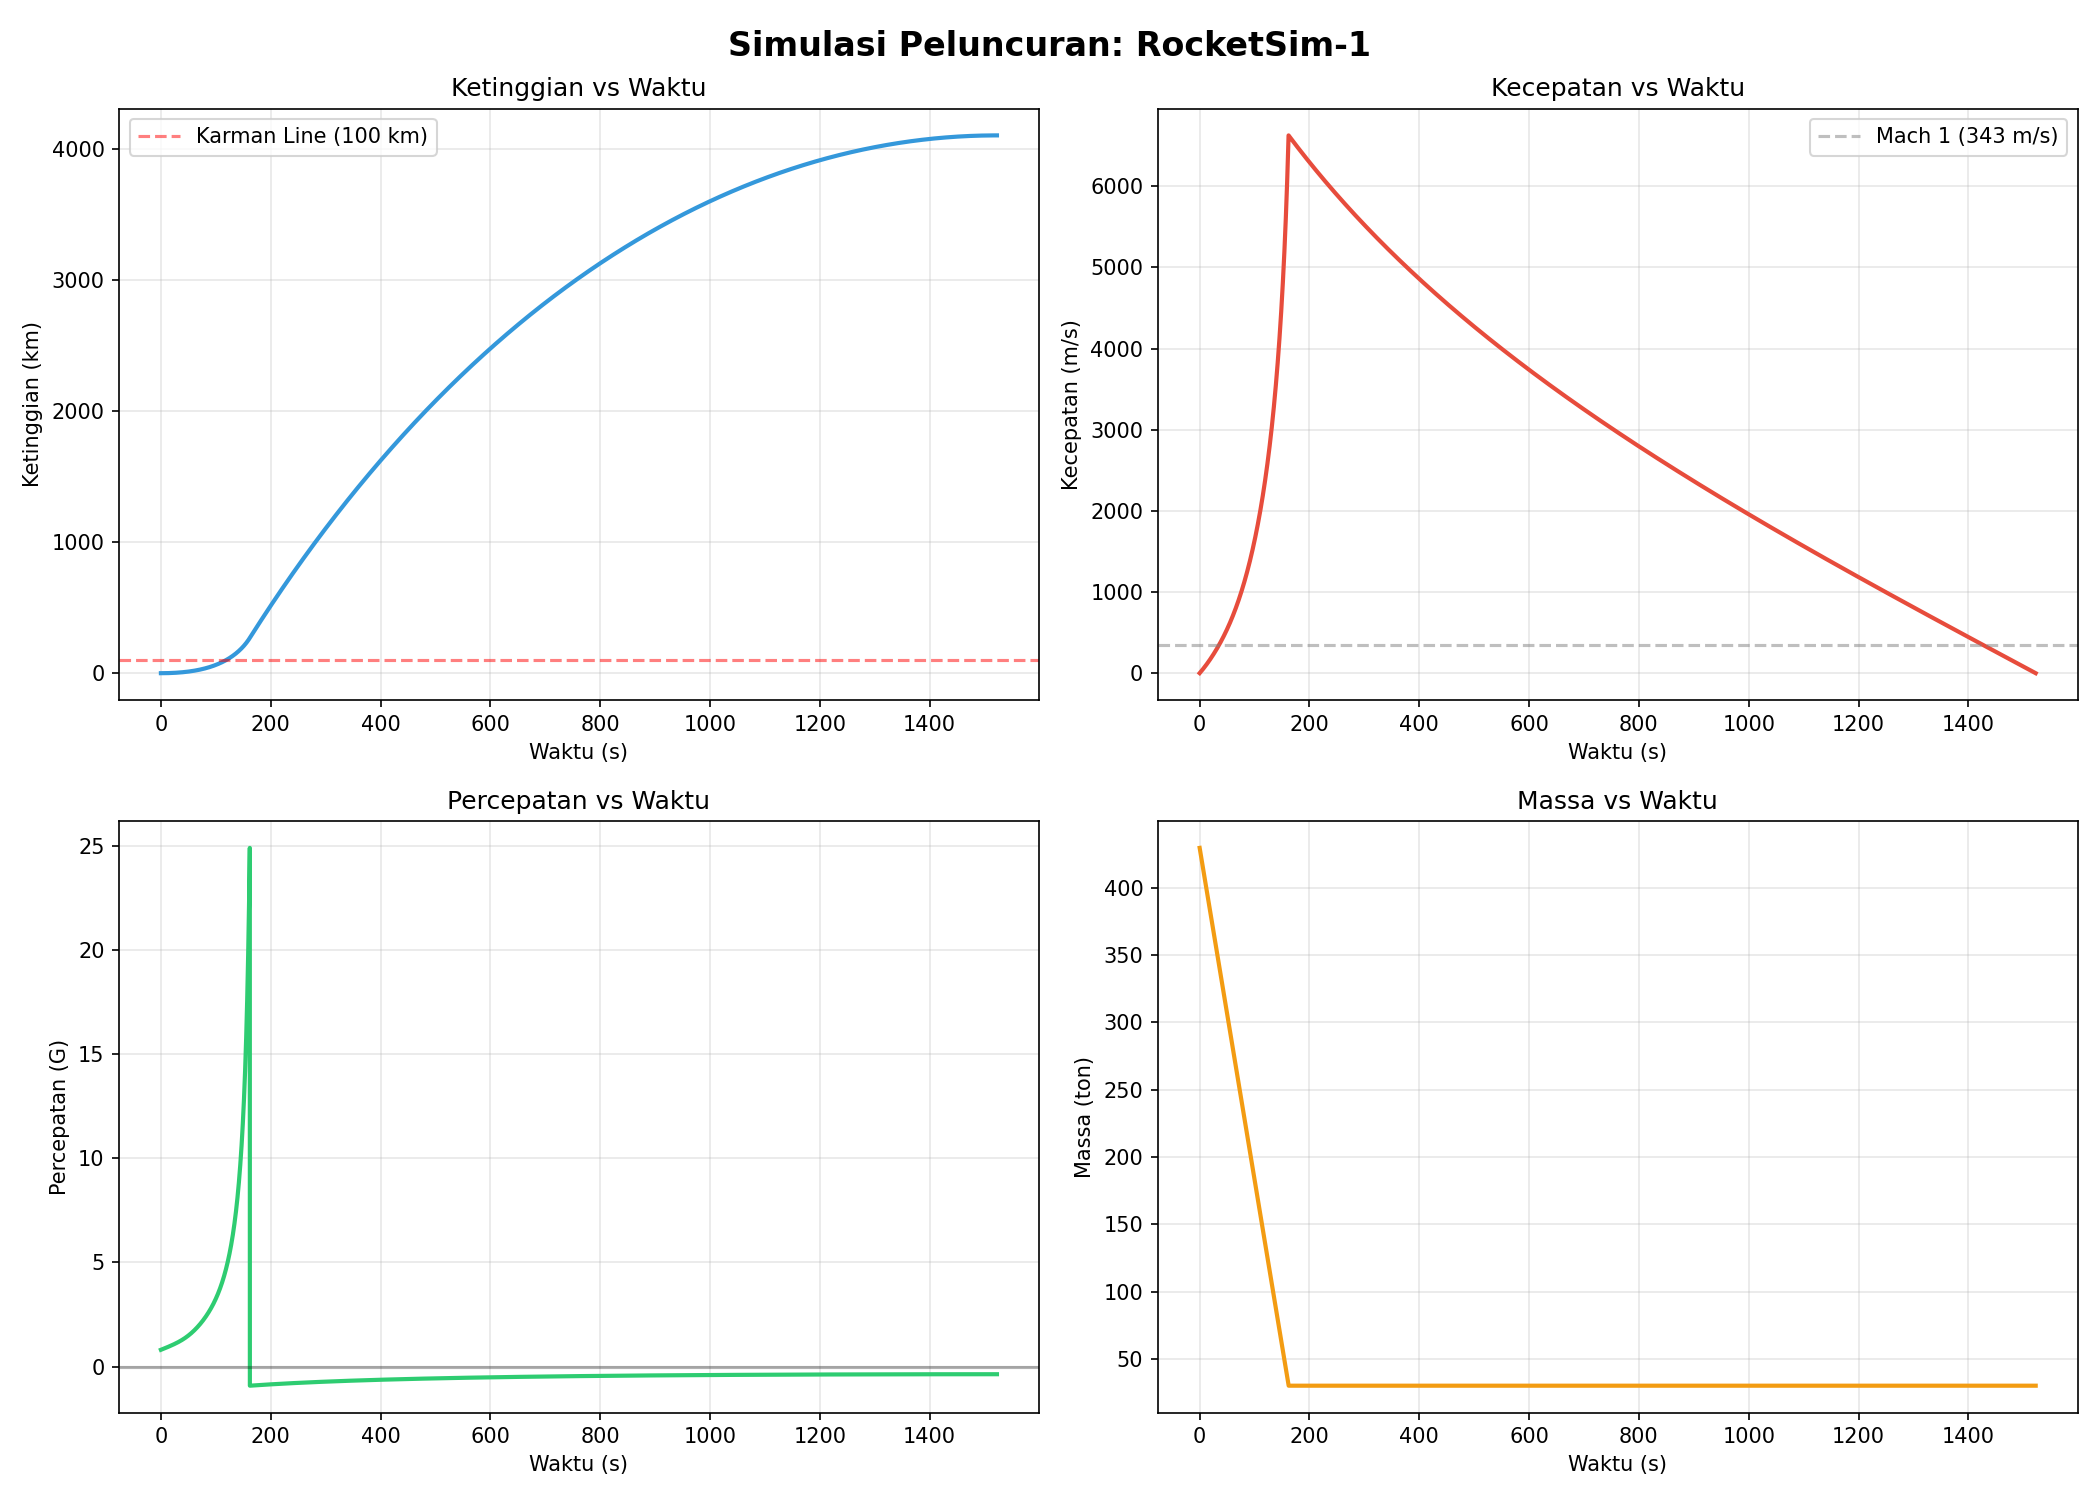

This figure's Python source:
"""
02 - Simulasi Peluncuran Roket 1D
==================================

Sekarang kita simulasikan peluncuran roket dari permukaan Bumi!
Tidak cuma persamaan — kita hitung detik per detik apa yang terjadi.

Gaya-gaya yang bekerja pada roket:
    1. Thrust (↑)   — gaya dorong mesin
    2. Gravity (↓)   — gravitasi Bumi menarik ke bawah
    3. Drag (↓)      — hambatan udara (makin cepat, makin besar)

Persamaan gerak:
    F_net = Thrust - Weight - Drag
    a = F_net / massa
    v = v + a × dt
    h = h + v × dt

Drag dihitung dengan:
    Drag = 0.5 × ρ × v² × Cd × A

Dimana ρ (rho) = kepadatan udara (berkurang seiring ketinggian)
"""

import math
from pathlib import Path

# ============================================================
# KONSTANTA
# ============================================================
G0 = 9.81           # gravitasi di permukaan (m/s²)
R_EARTH = 6_371_000 # radius Bumi (m)
RHO_0 = 1.225       # kepadatan udara di permukaan (kg/m³)
H_SCALE = 8500      # scale height atmosfer (m)

# ============================================================
# PARAMETER ROKET (mirip Falcon 9 first stage, disederhanakan)
# ============================================================
ROCKET = {
    "nama": "RocketSim-1",
    "massa_struktur": 25_000,       # kg
    "massa_bahan_bakar": 400_000,   # kg
    "massa_payload": 5_000,         # kg
    "thrust": 7_600_000,            # Newton (~7.6 MN, mirip Falcon 9)
    "isp": 282,                     # detik (sea level)
    "burn_time": 162,               # detik
    "Cd": 0.3,                      # drag coefficient
    "diameter": 3.7,                # meter
}


# ============================================================
# FUNGSI FISIKA
# ============================================================

def gravitasi(ketinggian: float) -> float:
    """Gravitasi berkurang seiring ketinggian (inverse square law)."""
    return G0 * (R_EARTH / (R_EARTH + ketinggian)) ** 2


def kepadatan_udara(ketinggian: float) -> float:
    """Kepadatan udara berkurang eksponensial seiring ketinggian."""
    if ketinggian > 100_000:  # di atas karman line, praktis vakum
        return 0.0
    return RHO_0 * math.exp(-ketinggian / H_SCALE)


def drag(kecepatan: float, ketinggian: float, cd: float, area: float) -> float:
    """Hitung gaya drag (hambatan udara)."""
    rho = kepadatan_udara(ketinggian)
    return 0.5 * rho * kecepatan ** 2 * cd * area


def laju_bakar(massa_bahan_bakar: float, burn_time: float) -> float:
    """Massa bahan bakar yang terbakar per detik."""
    return massa_bahan_bakar / burn_time


# ============================================================
# SIMULASI
# ============================================================

def simulasi_peluncuran(dt: float = 0.1):
    """
    Simulasi peluncuran roket detik per detik.
    dt = time step dalam detik (0.1 = tiap 0.1 detik)
    """

    r = ROCKET
    area = math.pi * (r["diameter"] / 2) ** 2

    massa_total = r["massa_struktur"] + r["massa_bahan_bakar"] + r["massa_payload"]
    massa_bb = r["massa_bahan_bakar"]
    burn_rate = laju_bakar(r["massa_bahan_bakar"], r["burn_time"])

    ketinggian = 0.0
    kecepatan = 0.0
    waktu = 0.0
    max_q = 0.0
    max_q_waktu = 0.0
    max_kecepatan = 0.0

    data = {
        "waktu": [],
        "ketinggian": [],
        "kecepatan": [],
        "percepatan": [],
        "drag": [],
        "massa": [],
    }

    print("=" * 60)
    print(f"🚀 SIMULASI PELUNCURAN: {r['nama']}")
    print("=" * 60)
    print(f"\n  Massa total    : {massa_total:>10,} kg")
    print(f"  Bahan bakar    : {massa_bb:>10,} kg")
    print(f"  Thrust         : {r['thrust']:>10,} N ({r['thrust']/1e6:.1f} MN)")
    print(f"  TWR awal       : {r['thrust'] / (massa_total * G0):>10.2f}")
    print(f"  Burn time      : {r['burn_time']:>10} s")

    twr = r["thrust"] / (massa_total * G0)
    if twr < 1.0:
        print(f"\n  ⚠️  TWR < 1! Roket tidak bisa lepas landas!")
        return None

    print(f"\n  {'Waktu':>7} {'Ketinggian':>12} {'Kecepatan':>12} {'Percepatan':>12} {'Massa':>10} {'Event'}")
    print(f"  {'-' * 70}")

    mesin_menyala = True
    sudah_meco = False
    apogee_tercapai = False
    karman_tercapai = False

    while True:
        g = gravitasi(ketinggian)
        gaya_drag = drag(abs(kecepatan), ketinggian, r["Cd"], area)

        if mesin_menyala and massa_bb > 0:
            consumed = min(burn_rate * dt, massa_bb)
            gaya_thrust = r["thrust"] * consumed / (burn_rate * dt)
            massa_bb -= consumed
            massa_total -= consumed
            if massa_bb <= 0:
                massa_bb = 0
                mesin_menyala = False
        else:
            gaya_thrust = 0

        berat = massa_total * g
        drag_arah = -math.copysign(gaya_drag, kecepatan)
        gaya_net = gaya_thrust - berat + drag_arah
        percepatan = gaya_net / massa_total

        kecepatan += percepatan * dt
        ketinggian += kecepatan * dt
        waktu += dt

        dynamic_pressure = 0.5 * kepadatan_udara(ketinggian) * kecepatan ** 2
        if dynamic_pressure > max_q:
            max_q = dynamic_pressure
            max_q_waktu = waktu

        if abs(kecepatan) > max_kecepatan:
            max_kecepatan = abs(kecepatan)

        data["waktu"].append(waktu)
        data["ketinggian"].append(ketinggian)
        data["kecepatan"].append(kecepatan)
        data["percepatan"].append(percepatan)
        data["drag"].append(gaya_drag)
        data["massa"].append(massa_total)

        if not sudah_meco and not mesin_menyala:
            sudah_meco = True
            print(f"  {waktu:>7.1f} {ketinggian/1000:>11.1f}km {kecepatan:>11.0f}m/s {percepatan/G0:>11.1f}G {massa_total:>9,.0f} ← MECO! 🔥")

        if not karman_tercapai and ketinggian >= 100_000:
            karman_tercapai = True
            print(f"  {waktu:>7.1f} {ketinggian/1000:>11.1f}km {kecepatan:>11.0f}m/s {percepatan/G0:>11.1f}G {massa_total:>9,.0f} ← Karman Line! 🌌")

        if int(waktu * 10) % 300 == 0 and abs(waktu * 10 - round(waktu * 10)) < 0.01:
            event = "🔥" if mesin_menyala else "coast"
            print(f"  {waktu:>7.1f} {ketinggian/1000:>11.1f}km {kecepatan:>11.0f}m/s {percepatan/G0:>11.1f}G {massa_total:>9,.0f} {event}")

        if not apogee_tercapai and kecepatan < 0 and not mesin_menyala:
            apogee_tercapai = True
            print(f"  {waktu:>7.1f} {ketinggian/1000:>11.1f}km {kecepatan:>11.0f}m/s {percepatan/G0:>11.1f}G {massa_total:>9,.0f} ← APOGEE! 🏔️")
            break

        if waktu > 6000:
            print("  Simulasi dihentikan pada batas 6000 detik sebelum apogee.")
            break

    print(f"\n  📊 Statistik Penerbangan:")
    print(f"     Ketinggian maksimum : {max(data['ketinggian'])/1000:,.1f} km")
    print(f"     Kecepatan maksimum  : {max_kecepatan:,.0f} m/s ({max_kecepatan*3.6:,.0f} km/h, Mach {max_kecepatan/343:.1f})")
    print(f"     Max-Q               : {max_q/1000:,.1f} kPa pada T+{max_q_waktu:.1f}s")
    print(f"     Waktu hingga apogee : {waktu:,.0f} s ({waktu/60:.1f} menit)")

    if max(data['ketinggian']) >= 100_000:
        print(f"     🌌 Melewati Karman Line (100 km) — selamat, kamu ke luar angkasa!")
    else:
        print(f"     ❌ Tidak mencapai Karman Line (100 km)")

    return data


# ============================================================
# VISUALISASI
# ============================================================

def buat_grafik(data):
    """Buat grafik simulasi peluncuran."""

    import matplotlib
    matplotlib.use('Agg')
    import matplotlib.pyplot as plt

    fig, axes = plt.subplots(2, 2, figsize=(14, 10))
    fig.suptitle(f'Simulasi Peluncuran: {ROCKET["nama"]}', fontsize=16, fontweight='bold')

    waktu = data["waktu"]

    # Ketinggian
    ax1 = axes[0][0]
    ax1.plot(waktu, [h / 1000 for h in data["ketinggian"]], color='#3498db', linewidth=2)
    ax1.axhline(y=100, color='red', linestyle='--', alpha=0.5, label='Karman Line (100 km)')
    ax1.set_ylabel('Ketinggian (km)')
    ax1.set_xlabel('Waktu (s)')
    ax1.set_title('Ketinggian vs Waktu')
    ax1.legend()
    ax1.grid(True, alpha=0.3)

    # Kecepatan
    ax2 = axes[0][1]
    ax2.plot(waktu, data["kecepatan"], color='#e74c3c', linewidth=2)
    ax2.axhline(y=343, color='gray', linestyle='--', alpha=0.5, label='Mach 1 (343 m/s)')
    ax2.set_ylabel('Kecepatan (m/s)')
    ax2.set_xlabel('Waktu (s)')
    ax2.set_title('Kecepatan vs Waktu')
    ax2.legend()
    ax2.grid(True, alpha=0.3)

    # Percepatan (dalam G)
    ax3 = axes[1][0]
    ax3.plot(waktu, [a / G0 for a in data["percepatan"]], color='#2ecc71', linewidth=2)
    ax3.axhline(y=0, color='black', linestyle='-', alpha=0.3)
    ax3.set_ylabel('Percepatan (G)')
    ax3.set_xlabel('Waktu (s)')
    ax3.set_title('Percepatan vs Waktu')
    ax3.grid(True, alpha=0.3)

    # Massa
    ax4 = axes[1][1]
    ax4.plot(waktu, [m / 1000 for m in data["massa"]], color='#f39c12', linewidth=2)
    ax4.set_ylabel('Massa (ton)')
    ax4.set_xlabel('Waktu (s)')
    ax4.set_title('Massa vs Waktu')
    ax4.grid(True, alpha=0.3)

    plt.tight_layout()
    output = Path(__file__).with_suffix('.png')
    plt.savefig(output, dpi=150)
    plt.close(fig)
    print(f"\n  📈 Grafik disimpan: rocket-sim/02_launch_sim.png")


# ============================================================
# MAIN
# ============================================================

if __name__ == "__main__":
    print("\n" + "🚀" * 30)
    print("  BELAJAR ROCKET ENGINEERING: Simulasi Peluncuran 1D")
    print("🚀" * 30)

    data = simulasi_peluncuran()

    if data:
        buat_grafik(data)

    print("\n" + "=" * 60)
    print("📚 RANGKUMAN")
    print("=" * 60)
    print("""
  1. Roket harus punya TWR > 1 untuk lepas landas
  2. Gravity loss — sebagian delta-v 'hilang' melawan gravitasi
  3. Drag loss — hambatan udara paling besar di atmosfer bawah
  4. Max-Q = tekanan dinamis maksimum (momen paling stress buat roket)
  5. MECO = Main Engine Cut-Off (bahan bakar habis)
  6. Setelah MECO, roket 'coast' — simulasi berhenti pada apogee

  ➡️  Lanjut ke 03_staging.py untuk belajar kenapa roket punya tingkatan!
""")
